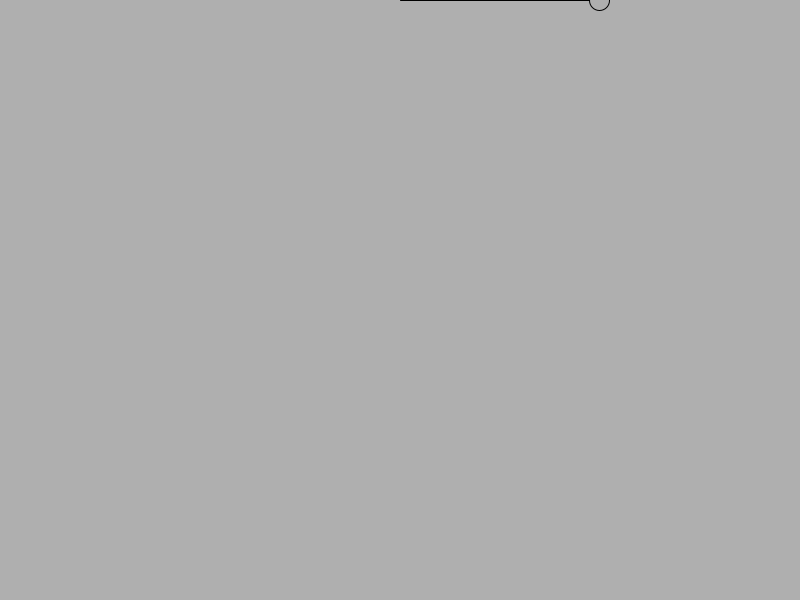
Frame 1 (no input)
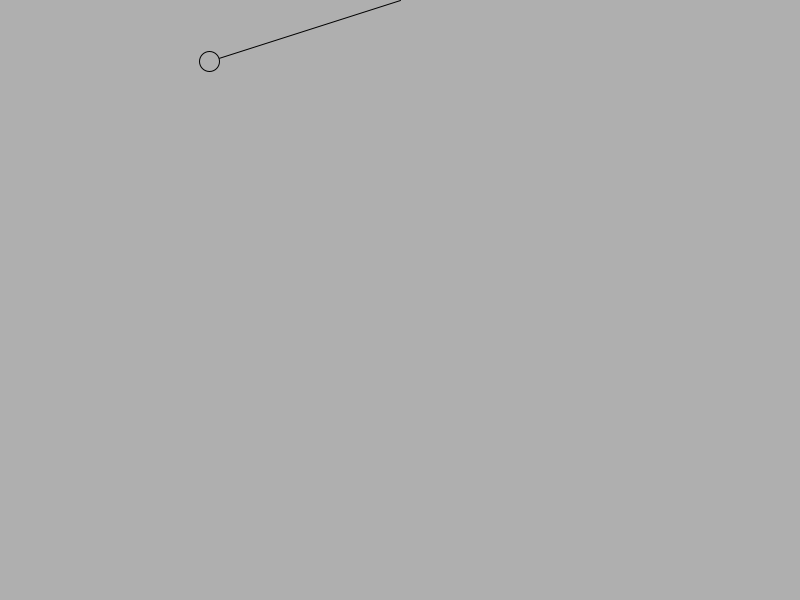
Frame 60 (the mouse pressed at the canvas centre just before this capture)
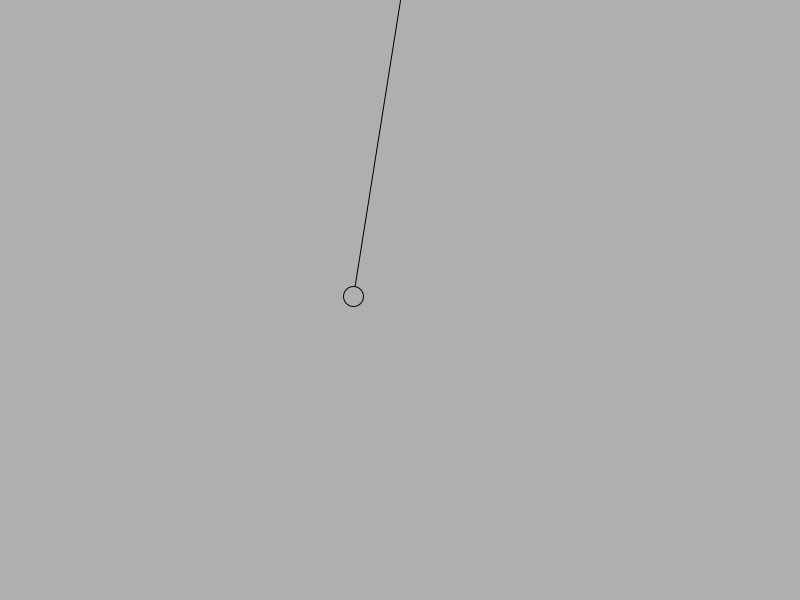
Frame 120 (the mouse held since frame 60 and released just before this capture)

The Processing sketch that drew these frames (run headless with seeded random() and noise(); from frame 60 on, the mouse is pressed at the canvas centre):

// Processing sketch: sketch_026_pendulum
// ── sketch_026_pendulum.pde
Pendulum pendulum;
void setup() {
  size(800, 600);
  smooth();
  
  pendulum= new Pendulum(200f, PI/2);
}

void draw() {
  background(175);
  pendulum.go();
}

void mousePressed(){
  pendulum.fresh();
}

// ── Pendulum.pde
class Pendulum {
  float r;
  float angle;
  float aVelocity;
  float aAcceleration;
  PVector origin = new PVector(width/2, 0);
  PVector location;
  float damping;
  
  Pendulum(float r, float angle){
    this.r = r;
    this.angle = angle;
    location = new PVector();
    aVelocity = 0;
    aAcceleration = 0;
    damping = 0.995;
  }
  
  void update () {
    float gravity = 0.6;
    
    // why / r here
    // http://calculuslab.deltacollege.edu/ODE/7-A-2/7-A-2-h.html
    aAcceleration = -1 * gravity / r * sin(angle);    
    aVelocity += aAcceleration;
    angle += aVelocity;
    
    aVelocity *= damping;
  }
  
  void display() {
    location.set(r*sin(angle), r*cos(angle));
    location.add(origin);
    
    stroke(0);
    fill(175);
    line(origin.x, origin.y, location.x, location.y);
    ellipse(location.x, location.y, 20, 20);
  }
  
  void fresh(){
    r = dist(mouseX, mouseY, origin.x, origin.y);
    angle = atan2(mouseX - origin.x, mouseY - origin.y);
  }
  
  void go() {
    update();
    display();
  }
}
